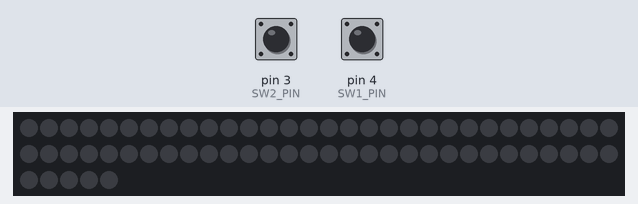
A sketch run on a simulated Arduino Uno, built with avr-gcc and run on an emulated ATmega328P. Parts: 65 RGB LEDs in strip order, left to right, continuing on the next row. Inputs (shaded band) come from the test bench; at power-on: pin 4 (SW1_PIN) HIGH, pin 3 (SW2_PIN) HIGH. Dim RGB values are drawn brighter than linear.

Above: at 1.2 s.
1.3 s: pin 4 (SW1_PIN) pulled LOW for 0.15 s
At 1.41 s:
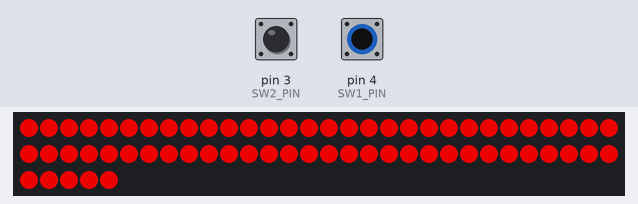
2.9 s: pin 3 (SW2_PIN) pulled LOW for 0.15 s
At 3.0 s:
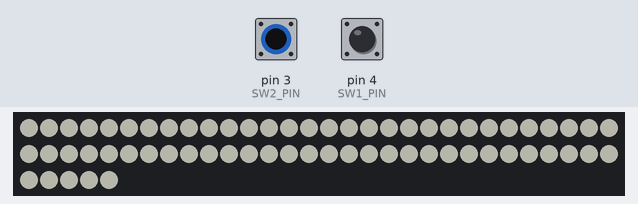
4.5 s: pin 4 (SW1_PIN) pulled LOW for 3.2 s
At 6.0 s:
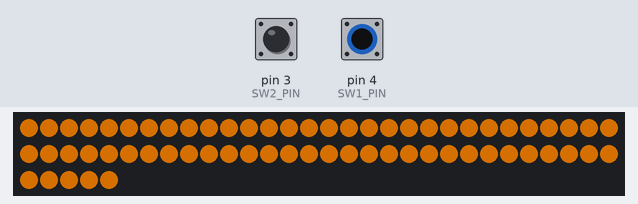
9.2 s: pin 4 (SW1_PIN) pulled LOW for 3.2 s
At 9.29 s:
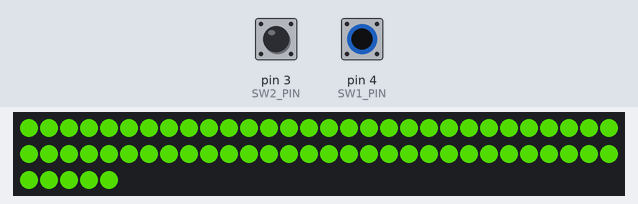
13.9 s: pin 4 (SW1_PIN) pulled LOW for 1 s
At 13.98 s:
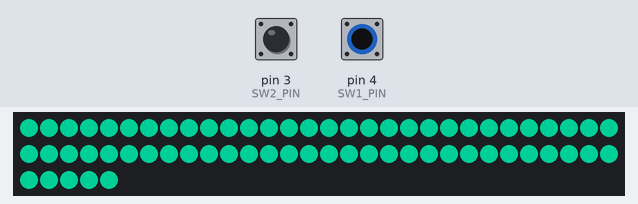
16.4 s: pin 4 (SW1_PIN) pulled LOW for 1 s
At 16.47 s:
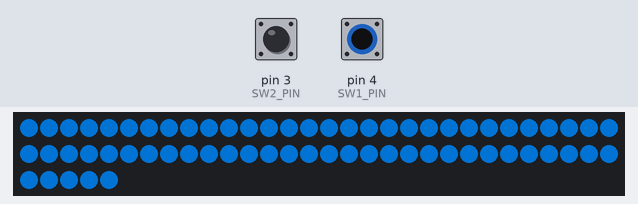

The sketch:

courtesylights.ino
```cpp
#include <Adafruit_NeoPixel.h>

#define PIXEL_PIN 6
#define SW1_PIN 4
#define SW2_PIN 3
#define PIXEL_COUNT 65

Adafruit_NeoPixel strip = Adafruit_NeoPixel(PIXEL_COUNT, PIXEL_PIN, NEO_GRB + NEO_KHZ800);
uint8_t gHue = 0; // rotating "base color"

void setup() {
  pinMode(SW1_PIN, INPUT_PULLUP);
  pinMode(SW2_PIN, INPUT_PULLUP);
  strip.begin();
  strip.setBrightness(200);
  strip.show(); // Initialize all pixels to 'off'
}

void fillAll(uint32_t color){
  for (uint8_t px = 0; px < PIXEL_COUNT; px++) {
    strip.setPixelColor(px, color);
  }
}

void rainbowFill(uint8_t ghue) {
  uint16_t i;
  for(i=0; i< strip.numPixels(); i++) {
    strip.setPixelColor(i, Wheel( ( (i * 256 / strip.numPixels() ) + ghue) & 255) );
  }
}

uint32_t Wheel(byte WheelPos) {
  WheelPos = 255 - WheelPos;
  if(WheelPos < 85) {
    return strip.Color(255 - WheelPos * 3, 0, WheelPos * 3);
  }
  if(WheelPos < 170) {
    WheelPos -= 85;
    return strip.Color(0, WheelPos * 3, 255 - WheelPos * 3);
  }
  WheelPos -= 170;
  return strip.Color(WheelPos * 3, 255 - WheelPos * 3, 0);
}

void loop() {

    if(!(digitalRead(SW1_PIN))){
      fillAll(Wheel(gHue));
      gHue = gHue < 256 ? gHue + 1 : 0;
    } else if(!(digitalRead(SW2_PIN))) {
      fillAll(strip.Color(85, 85, 80));
    } else {
      fillAll(0);
    }
    strip.show();
    delay(50);

  /*
  for (uint8_t px = C[0]; px < C[1]; px++){
    strip.setPixelColor(px, strip.Color(0,0,255));
    delay(200);
    strip.show();
  }
*/
}
```

Measured:
- after the input at 1.3 s, the LEDs: first change after 0.06 s (image 1 shows a later state)
- after the input at 2.9 s, the LEDs: change at once (image 2)
- after the input at 4.5 s, the LEDs: first change at once (image 3 shows a later state)
- after the input at 9.2 s, the LEDs: first change at once (image 4 shows a later state)
- after the input at 13.9 s, the LEDs: first change at once (image 5 shows a later state)
- after the input at 16.4 s, the LEDs: first change at once (image 6 shows a later state)
